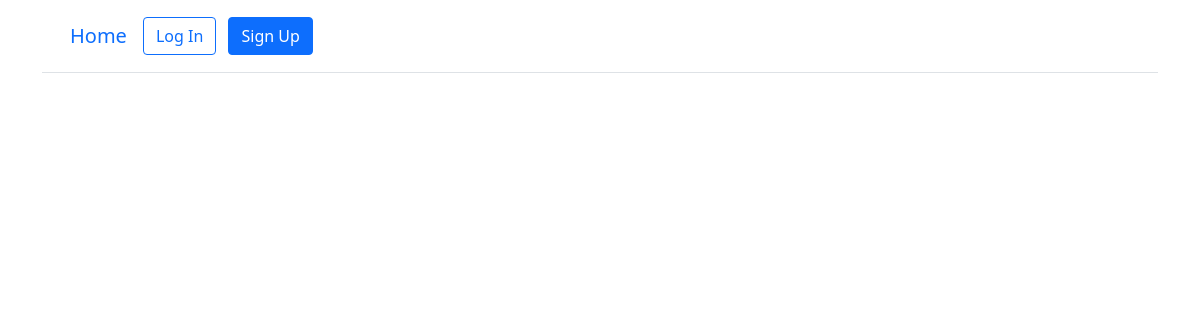
/blog/, run on an earlier commit of the app's database.
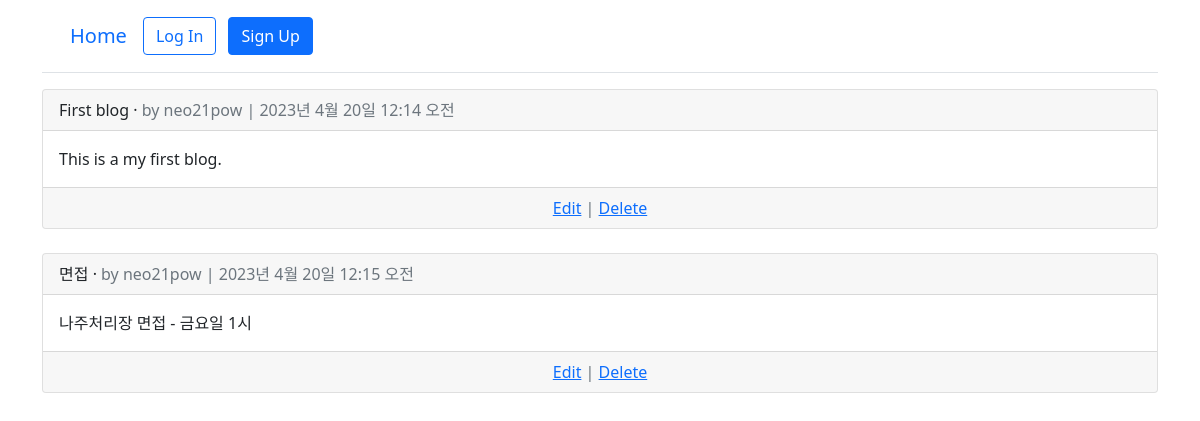
And on a later commit of the database.
### pages/models.py (models this page shows, shortened)
class Post(models.Model):
    title = models.CharField(max_length=200)
    '''
    author = models.ForeignKey(
        'accounts.CustomUser', on_delete=models.CASCADE,
    )
    '''
    author = models.ForeignKey( get_user_model(), on_delete=models.CASCADE,)
    date = models.DateTimeField(auto_now_add=True)
    body = models.TextField()

### accounts/models.py (models this page shows)
class CustomUser(AbstractUser):
    age = models.PositiveIntegerField(null=True, blank=True)

### pages/views.py (the view)
# urls.py: path('blog/',BlogListView.as_view(), name='post_list'),
class BlogListView(ListView):
    model = Post
    template_name = 'post_list.html'
    context_object_name = 'all_posts_list'  # list로 사용할 이름 지정

### templates/post_list.html (shortened to what this page needs)
{% extends "base.html" %}
{% block content %}
{% for post in all_posts_list %}
  <div class="card">
    <div class="card-header">
      <span class="font-weight-bold">{{ post.title }}</span> &middot;
      <span class="text-muted">by {{ post.author }} |
      {{ post.date }}</span>
    </div>
    <div class="card-body">
      {{ post.body }}
    </div>
    <div class="card-footer text-center text-muted">
        <a href="{% url 'post_edit' post.pk %}">Edit</a> |
        <a href="{% url 'post_delete' post.pk %}">Delete</a>
    </div>
  </div>
  <br />
{% endfor %}
{% endblock content %}

### templates/base.html (shortened to what this page needs)
{% load static %}
<!DOCTYPE html>
<html lang="ko">
<head>
    <link href="https://cdn.jsdelivr.net/npm/bootstrap@5.1.3/dist/css/bootstrap.min.css" rel="stylesheet"
>
</head>
<body>
    <div class="container">
        <header class="p-3 mb-3 border-bottom">
            <div class="container">
                <div class="d-flex flex-wrap align-items-center justify-content-center justify-content-lg-start">
                    <a class="navbar-brand" href="{% url 'home' %}">Home</a>
                    <ul class="nav col-12 col-lg-auto me-lg-auto mb-2 justify-content-center mb-md-0">
                        {% if user.is_authenticated %}
                        <li><a href="{% url 'post_new' %}" class="nav-link px-2 link-dark">+ New</a></li>
                    </ul>
                    <div class="dropdown text-end">
                        <a href="#" class="d-block link-dark text-decoration-none dropdown-toggle" id="dropdownUser1"
                            data-bs-toggle="dropdown" aria-expanded="false">
                            {{ user.username }}
                        </a>
                        <ul class="dropdown-menu text-small" aria-labelledby="dropdownUser1">
                            <li><a class="dropdown-item" href="{% url 'password_change'%}">
                                    Change password</a></li>
                            <li><a class="dropdown-item" href="{% url 'logout' %}">Log Out</a>
                            </li>
                        </ul>
                    </div>
                    {% else %}
                    <div class="text-end">
                        <a href="{% url 'login' %}" class="btn btn-outline-primary me-2">Log In</a>
                        <a href="{% url 'signup' %}" class="btn btn-primary">Sign Up</a>
                    </div>
                    {% endif %}
                </div>
            </div>
        </header>
        <main>
            {% block content %}
            {% endblock content %}
        </main>
    </div>
</body>
</html>

What changed in the data, as far as the page shows it:
added Post: title "First blog", author "neo21pow", date "2023년 4월 20일 12:14 오전", body "This is a my first blog."
added Post: title "면접", author "neo21pow", date "2023년 4월 20일 12:15 오전", body "나주처리장 면접 - 금요일 1시"
